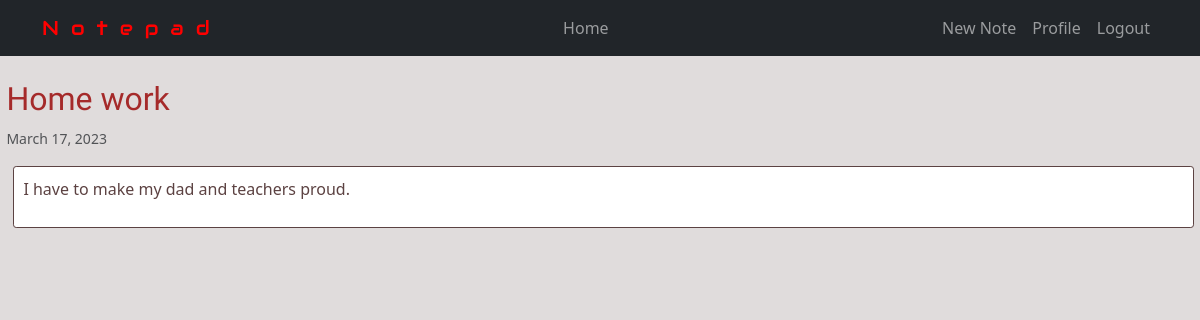
Page /note/19/ (signed in) on the committed database.
### notes/models.py (models this page shows, shortened)
class Note(models.Model):
    author = models.ForeignKey(User, on_delete=models.CASCADE)
    title = models.CharField(max_length=100)
    memory = models.TextField()
    date_posted = models.DateTimeField(default=timezone.now)

### notes/views.py (the view)
# urls.py: path('note/<int:pk>/', NotePage.as_view(), name="note-detail"),
class NotePage(LoginRequiredMixin, DetailView):
    model = Note
    template_name = 'notes/note_detail.html'

### notes/templates/notes/note_detail.html (shortened to what this page needs)
{% extends 'notes/base.html' %}
{% block webpage_content %}
    <div class="detail_view">
        <h2>{{note.title}}</h2>
        <small class="text-muted">{{ note.date_posted | date:"F d, Y"}}</small>
        <div class="note-content">
            <p>{{note.memory}}</p>
        </div>
    </div>
{% endblock webpage_content %}

### notes/static/notes/notes.css (style rules this page uses)
* { box-sizing: border-box; margin: 0; padding: 0; }
body { background-color: rgb(224, 220, 220); margin-top: 5rem; font-family: system-ui, -apple-system, BlinkMacSystemFont, 'Segoe UI', Roboto, Oxygen, Ubuntu, Cantarell, 'Open Sans', 'Helvetica Neue', sans-serif; }
.note-content { background-color: white; border: 1px solid; margin-top: 1rem; margin-left: 0.40rem; margin-right: 0.40rem; padding: 0.60rem; font-size: 1rem; border-radius: 0.20rem; color: rgb(92, 66, 66); }
.detail_view { padding-left: 0.40rem; }
.detail_view h2 { margin-top: 3.4rem; color: brown; font-family: "Sofia", sans-serif; }

### rows in the picture
Note: title "Home work", date_posted "March 17, 2023", memory "I have to make my dad and teachers proud."
